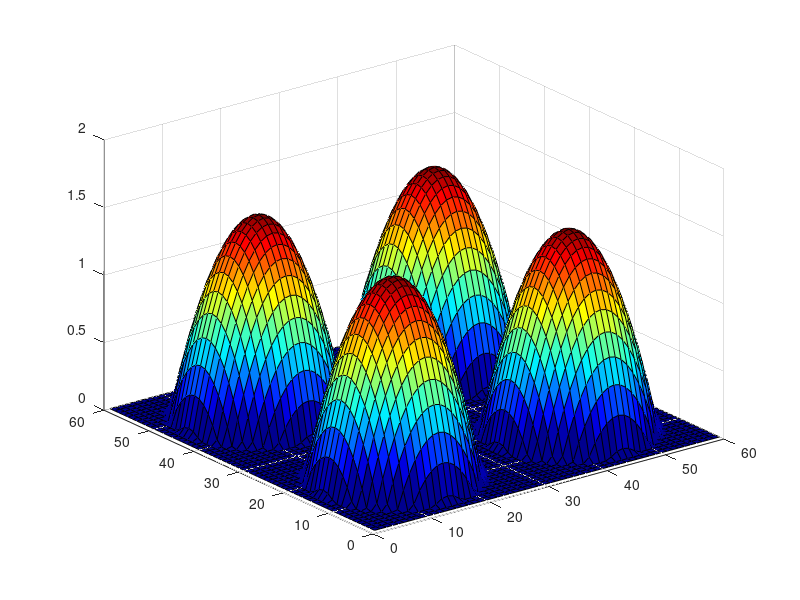

The MATLAB source for this figure:
%creació de la figura
[x, y] = meshgrid(-14:1:15);
za = -(x.^2+y.^2)/100 + 1.5;

%concatenació
[x2, y2] = meshgrid(1:1:60);
z = [za za; za za];

%pintem el plot
z(z<0)=0;
colormap jet;
surf(x2,y2,z);



